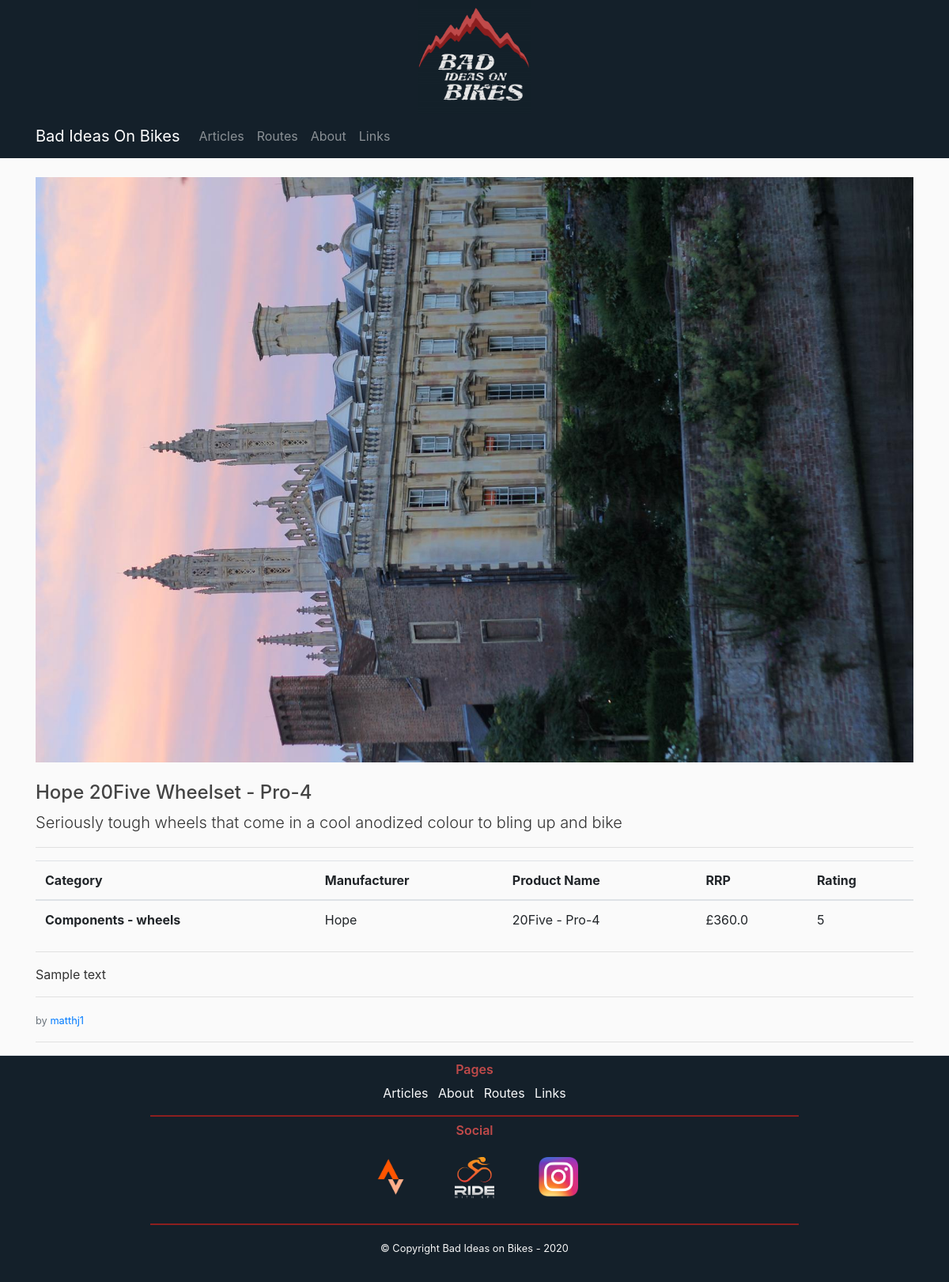
/post/1, run on the app's committed database.
### flaskbiob/models.py (models this page shows, shortened)
class Posts(db.Model):
    id = db.Column(db.Integer, primary_key=True)
    post_type = db.Column(db.String(7), nullable=False)
    title = db.Column(db.String(100), nullable=False)
    date = db.Column(db.DateTime, nullable=False, default=datetime.utcnow)
    leader = db.Column(db.Text, nullable=False)
    content = db.Column(db.Text, nullable=False)
    post_image = db.Column(db.String(100), nullable=False, default="default_post.jpg")
    user = db.Column(db.Integer, db.ForeignKey("users.id"), nullable=False)
    routes = db.relationship("Routes", backref="post_route", lazy=True)
    reviews = db.relationship("Reviews", backref="post_review", lazy=True)

class Reviews(db.Model):
    id = db.Column(db.Integer, primary_key=True)
    title = db.Column(db.String(100), nullable=False)
    category = db.Column(db.String(100), nullable=False)
    manufacturer = db.Column(db.String(100), nullable=False)
    product_name = db.Column(db.String(100), nullable=False)
    rating = db.Column(db.Integer, nullable=False)
    rrp = db.Column(db.Float, nullable=False)
    post = db.Column(db.Integer, db.ForeignKey("posts.id"), nullable=True)
    user = db.Column(db.Integer, db.ForeignKey("users.id"), nullable=False)

class Users(db.Model, UserMixin):
    id = db.Column(db.Integer, primary_key=True)
    username = db.Column(db.String(20), unique=True, nullable=False)
    email = db.Column(db.String(100), unique=True, nullable=False)
    image_file = db.Column(db.String(20), nullable=False, default="default.png")
    password = db.Column(db.String(60), nullable=False)
    posts = db.relationship("Posts", backref="author", lazy=True)
    routes = db.relationship("Routes", backref="author", lazy=True)
    reviews = db.relationship("Reviews", backref="author", lazy=True)

### flaskbiob/posts/routes.py (the view)
@posts.route("/post/<post_id>", methods=["GET", "POST"])
def postPage(post_id):
    post = Posts.query.get_or_404(post_id)
    if post.post_type == "Route":
        route = None
        encoded_title = None
        try:
            route = Routes.query.filter_by(post=post_id).first()
            encoded_title = urllib.parse.quote(route.title)
        except:
            print("No route found")
        return render_template("Post_Route.html", title=post.title, post=post, route=route,
                               encoded_title=encoded_title)
    else:
        review = None
        try:
            review = Reviews.query.filter_by(post=post_id).first()
        except:
            print("No review found")
        return render_template("Post_Review.html", title=post.title, post=post, review=review)

### flaskbiob/templates/Post_Review.html (shortened to what this page needs)
{% extends "BASE.html" %}
    {% block content %}
        <img src="{{ url_for('static', filename='post_pics/' + post.post_image) }}" class="img-fluid" alt="Responsive image">
                <div class="row pt-4">
                    <div class="col-md-12">
                        <h4>{{ post.title }}</h4>
                        <p class="lead">{{ post.leader }}</p>
                        <hr>
                        {% if review %}
                            <table class="table">
                                <thead>
                                    <tr>
                                        <th scope="col">Category</th>
                                        <th scope="col">Manufacturer</th>
                                        <th scope="col">Product Name</th>
                                        <th scope="col">RRP</th>
                                        <th scope="col">Rating</th>
                                    </tr>
                                </thead>
                                <tbody>
                                    <tr>
                                        <th scope="row">{{ review.category }}</th>
                                        <td>{{ review.manufacturer }}</td>
                                        <td>{{ review.product_name }}</td>
                                        <td>£{{ review.rrp }}</td>
                                        <td>{{ review.rating }}</td>
                                    </tr>
                                </tbody>
                            </table>
                        {% endif %}
                        <hr>
                        <p>{{ post.content | safe }}</p>
                        <hr>
                        <small class="text-muted">by <a href="{{ url_for('users.userpostPage', username=post.author.username) }}">{{ post.author.username }}</a></small>
                        <hr>
                    </div>
                </div>
    {% endblock content %}

### flaskbiob/static/main.css (style rules this page uses)
body { background: #fafafa; color: #333333; }
h1, h2, h3, h4, h5, h6 { color: #444444; }

### data on the page
Posts: post_image (picture), title "Hope 20Five Wheelset - Pro-4", leader "Seriously tough wheels that come in a cool anodized colour to bling up and bike", content "Sample text"
Reviews: category "Components - wheels", manufacturer "Hope", product_name "20Five - Pro-4", rrp "360.0", rating "5"
Users: author.username "matthj1"
